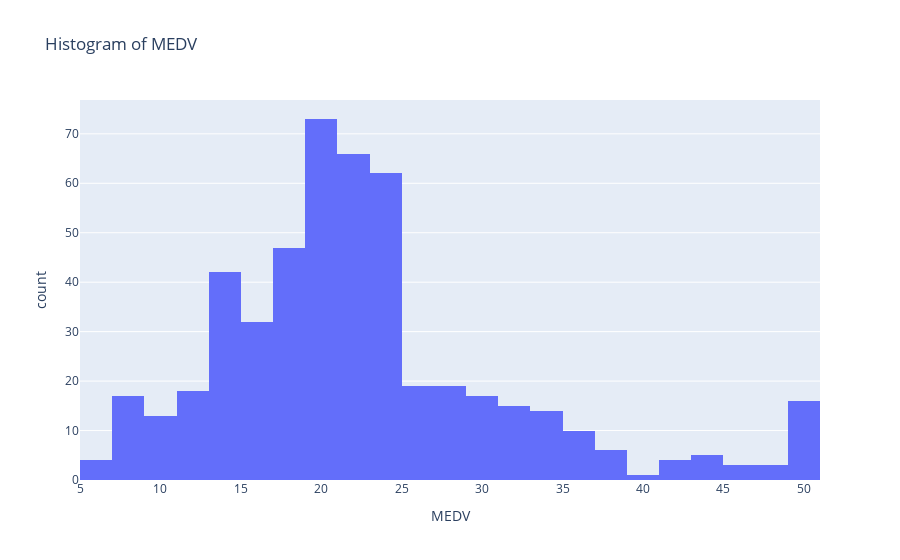

Notebook code cell kept with this figure:
### Code cell
fig = px.histogram(housing_dataset, x='MEDV', title='Histogram of MEDV')
fig.show()

### Figure 1 — Plotly figure (JSON) as saved in the notebook; plotly's stock layout.template omitted (floating-point values rounded to 4 significant figures; data arrays with more than 128 entries replaced by an {"elided": "..."} marker saying what was removed)
{"data": [{"alignmentgroup": "True", "bingroup": "x", "hovertemplate": "MEDV=%{x}<br>count=%{y}<extra></extra>", "legendgroup": "", "marker": {"color": "#636efa", "pattern": {"shape": ""}}, "name": "", "offsetgroup": "", "orientation": "v", "showlegend": false, "type": "histogram", "x": {"elided": "506 float values"}, "xaxis": "x", "yaxis": "y"}], "layout": {"barmode": "relative", "legend": {"tracegroupgap": 0}, "title": {"text": "Histogram of MEDV"}, "xaxis": {"anchor": "y", "domain": [0, 1], "title": {"text": "MEDV"}}, "yaxis": {"anchor": "x", "domain": [0, 1], "title": {"text": "count"}}}}
